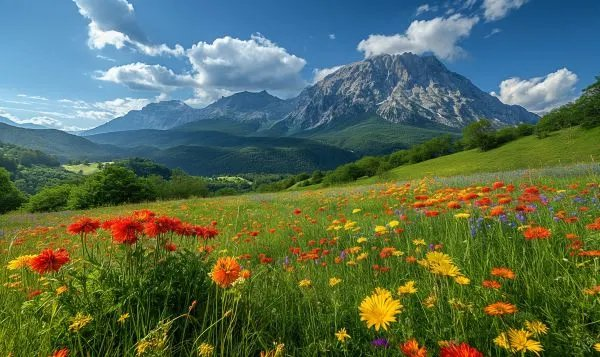
#> input picture jet.jpg, 600 x 357 px
$ jupyter execute 'Exp - 5.ipynb'   (older library calls are emulated)
#> lines starting #> are read from the running program, lines starting #| are printed output that depends on the picture
[cell 1]
# 1. Smoothing Filters
#i) Using Averaging Filter

[cell 2]
import cv2
import matplotlib.pyplot as plt
import numpy as np
image1=cv2.imread("jet.jpg")
#> image1 is the input picture: shape (357, 600, 3); mean B, G, R 84.1, 108.7, 87.9
image2=cv2.cvtColor(image1,cv2.COLOR_BGR2RGB)
kernel=np.ones((11,11),np.float32)/169
image3=cv2.filter2D(image2,-1,kernel)
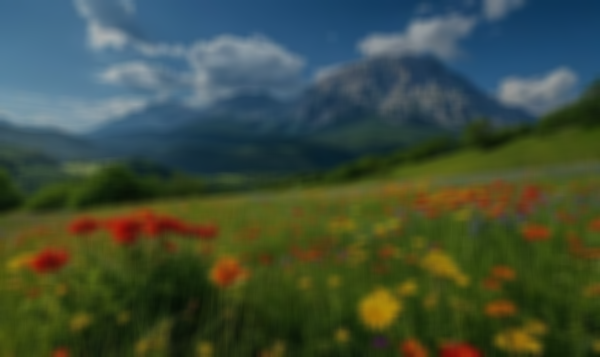
#> image3: shape (357, 600, 3); mean R, G, B 62.9, 77.8, 60.2
plt.figure(figsize=(9,9))
plt.subplot(1,2,1)
plt.imshow(image2)
plt.title("Original Image")
plt.axis("off")
plt.subplot(1,2,2)
plt.imshow(image3)
plt.title("Average Filter Image")
plt.axis("off")
plt.show()
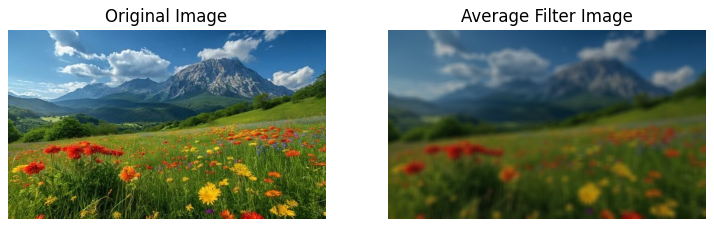
#> figure drawn by matplotlib, 2 panels

[cell 3]
#ii) Using Weighted Averaging Filter

[cell 4]
kernel1=np.array([[1,2,1],[2,4,2],[1,2,1]])/16
image3=cv2.filter2D(image2,-1,kernel1)
plt.imshow(image3)
plt.title("Weighted Average Filter Image")
plt.axis("off")
plt.show()

[cell 5]
#iii) Using Gaussian Filter

[cell 6]
gaussian_blur=cv2.GaussianBlur(image2,(33,33),0,0)
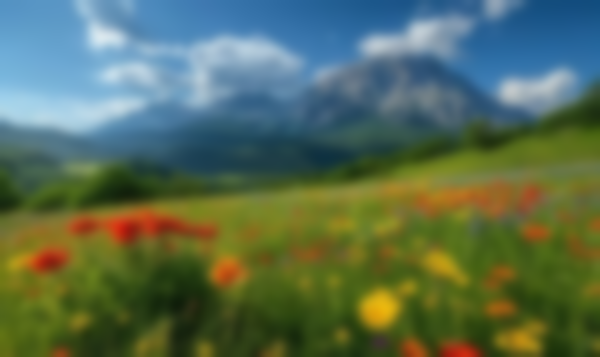
#> gaussian_blur: shape (357, 600, 3); mean R, G, B 87.9, 108.7, 84.2
plt.imshow(gaussian_blur)
plt.title("Gaussian Blur")
plt.axis("off")
plt.show()

[cell 7]
#iv)Using Median Filter

[cell 8]
median=cv2.medianBlur(image2,13)
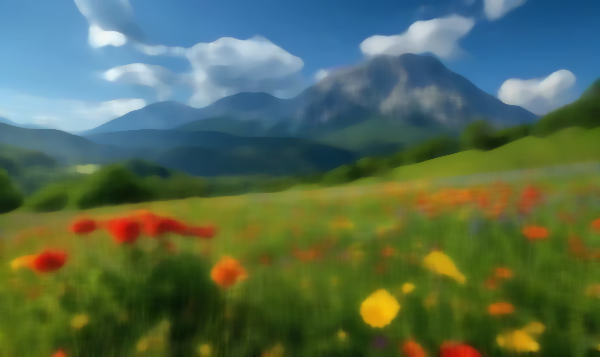
#> median: shape (357, 600, 3); mean R, G, B 85, 106.8, 82
plt.figure(figsize=(9,9))
plt.imshow(median)
plt.title("Median Blur")
plt.axis("off")
plt.show()

[cell 9]
#2. Sharpening Filters
# i) Using Laplacian Linear Kernal

[cell 10]
kernel2=np.array([[-1,-1,-1],[2,-2,1],[2,1,-1]])
image3=cv2.filter2D(image2,-1,kernel2)
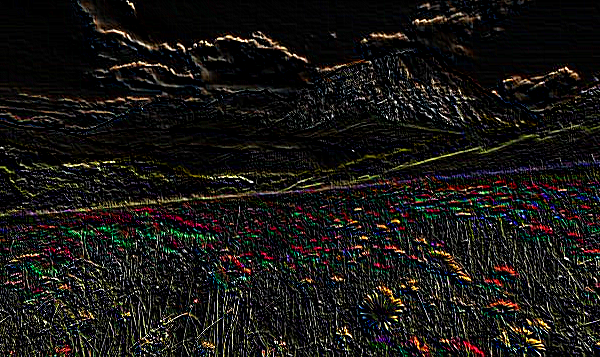
#> image3: shape (357, 600, 3); mean R, G, B 24.8, 22.8, 20.1
plt.imshow(image3)
plt.title("Laplacian Kernel")
plt.axis("off")
plt.show()

[cell 11]
#ii) Using Laplacian Operator

[cell 12]
laplacian=cv2.Laplacian(image2,cv2.CV_64F)
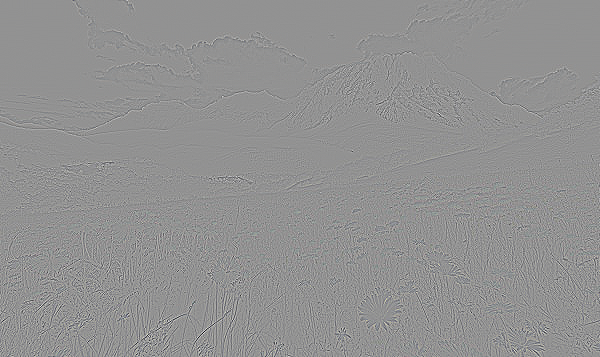
#> laplacian: shape (357, 600, 3) float64; mean R, G, B 0, 0, 0; drawn with min black and max white
plt.imshow(laplacian)
plt.title("Laplacian Operator")
plt.axis("off")
plt.show()
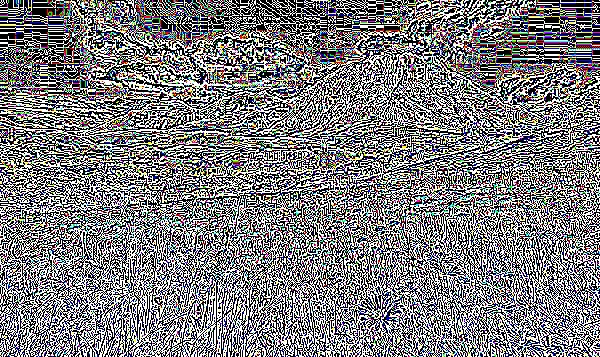
#> shown: shape (357, 600, 3) float64; mean R, G, B 0.491, 0.488, 0.498
